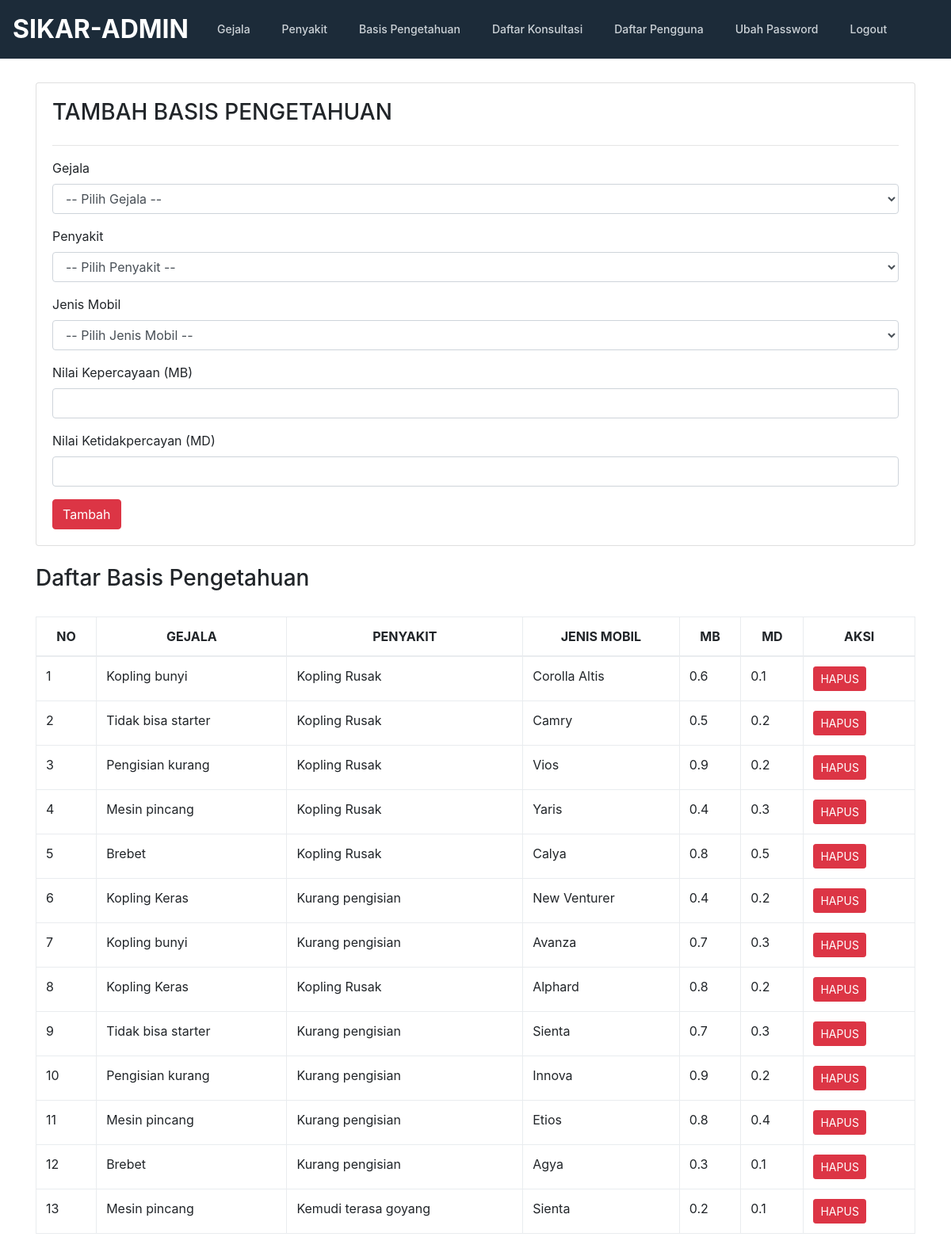
/admin/pengetahuan.php, run on an earlier commit of the app's database.
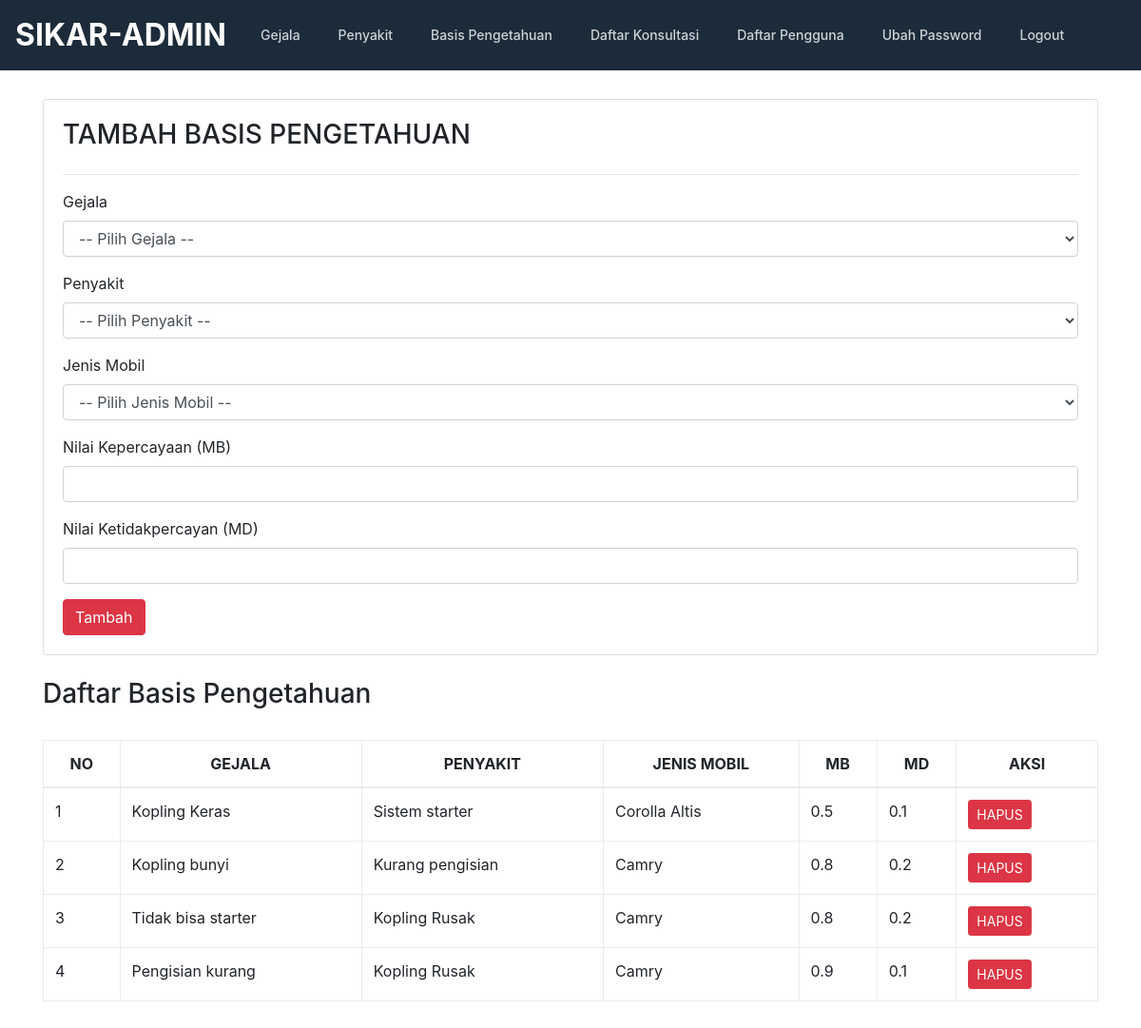
And on a later commit of the database.
### tables this page shows
CREATE TABLE `pengetahuan` (
  `id_pengetahuan` int(11) NOT NULL,
  `kode_penyakit` varchar(10) NOT NULL,
  `id_gejala` int(12) NOT NULL,
  `id_jenis_mobil` int(11) NOT NULL,
  `mb` float NOT NULL,
  `md` float NOT NULL
);

CREATE TABLE `gejala` (
  `id_gejala` int(12) NOT NULL,
  `gejala` varchar(100) NOT NULL
);

CREATE TABLE `penyakit` (
  `id_penyakit` int(12) NOT NULL,
  `kode_penyakit` varchar(100) NOT NULL,
  `nama_penyakit` varchar(100) NOT NULL,
  `saran` text,
  `biaya_service` int(10) NOT NULL
);

CREATE TABLE `ref_jenis_mobil` (
  `id_jenis_mobil` int(11) NOT NULL,
  `nama_mobil` varchar(50) NOT NULL
);

### admin/pengetahuan.php (the view, shortened to what this page needs)
<!doctype html>
<html lang="en">
  <head>
    <link href="../css/bootstrap.min.css" rel="stylesheet">
    <link href="../css/style.css" rel="stylesheet">
    <link href="../css/jquery.dataTables.min.css" rel="stylesheet"/>
  </head>
  <body>
    <?php include "header.php"; ?>
    <section>
      <div class="container">
        <div class="row">
            <div class="col-md-12">
              <div class="card" style="padding:20px">
                <h3>TAMBAH BASIS PENGETAHUAN</h3>
                <hr/>
                <form action="prosestambahpengetahuan.php" method="POST">
                    <div class="form-group">
                        <label>Gejala</label>
                        <select name="id_gejala" class="form-control">
                          <option>-- Pilih Gejala --</option>
                        </select>
                    </div>
                    <div class="form-group">
                        <label>Penyakit</label>
                        <select name="kode_penyakit" class="form-control">
                          <option>-- Pilih Penyakit --</option>
                            </select>
                    </div>
                    <div class="form-group">
                        <label>Jenis Mobil</label>
                        <select name="id_jenis_mobil" class="form-control">
                          <option>-- Pilih Jenis Mobil --</option>
                            </select>
                    </div>
                    <div class="form-group">
                        <label>Nilai Kepercayaan (MB)</label>
                        <input type="number" step="0.01" name="mb" class="form-control" />
                    </div>
                    <div class="form-group">
                        <label>Nilai Ketidakpercayan (MD)</label>
                        <input type="number" step="0.01" name="md" class="form-control" />
                    </div>
                    <button type="submit" class="btn btn-md btn-danger">Tambah</button>
                </form>
              </div>
              <br/>
              <h3>Daftar Basis Pengetahuan</h3>
              <br/>
              <div class="row">
                <div class="col-md-12">
                  <table class="table table-bordered table-hover" id="gejala" class="display" style="width:100%">
                    <thead>
                      <tr>
                        <th><center>NO</center></th>
                        <th><center>GEJALA</center></th>
                        <th><center>PENYAKIT</center></th>
                        <th><center>JENIS MOBIL</center></th>
                        <th><center>MB</center></th>
                        <th><center>MD</center></th>
                        <th><center>AKSI</center></th>
                      </tr>
                    </thead>
                    <tbody>
                      <?php
                        include "../conn.php";
                        $query = mysqli_query($koneksi,"SELECT * FROM pengetahuan p
                                          JOIN gejala g ON p.id_gejala = g.id_gejala
                                          JOIN penyakit pyt ON p.kode_penyakit = pyt.kode_penyakit
                                          JOIN ref_jenis_mobil rjm ON p.id_jenis_mobil = rjm.id_jenis_mobil
                                          ORDER BY id_pengetahuan ASC");
                        $no=0;
                        while ($data=mysqli_fetch_array($query)) {
                            $no++;
                      ?>
                      <tr>
                          <td><?php echo $no; ?></td>
                          <td><?php echo $data['gejala']; ?></td>
                          <td><?php echo $data['nama_penyakit']; ?></td>
                          <td><?php echo $data['nama_mobil']; ?></td>
                          <td><?php echo $data['mb']; ?></td>
                          <td><?php echo $data['md']; ?></td>
                          <td>
                              <a  href="hapuspengetahuan.php?id=<?php echo $data['id_pengetahuan']; ?>" class="btn btn-sm btn-danger">HAPUS</a>
                          </td>
                      </tr>
                      <?php } ?>
                    </tbody>
                  </table>
                </div>
              </div>
            </div>
        </div>
      </div>
    </section>
  </body>
</html>

### admin/header.php (shortened to what this page needs)
<header class="masthead">
  <nav class="navbar navbar-expand-md navbar-light rounded">
    <a class="navbar-brand" href="index.php">SIKAR-ADMIN</a>
    <div class="collapse navbar-collapse ml-auto" id="navbarCollapse">
      <ul class="navbar-nav text-md-center">
        <li class="nav-item">
          <a class="nav-link" href="gejala.php">Gejala</a>
        </li>
        <li class="nav-item dropdown">
          <a class="nav-link" href="penyakit.php">Penyakit</a>
        </li>
        <li class="nav-item dropdown">
          <a class="nav-link" href="pengetahuan.php">Basis Pengetahuan</a>
        </li>
        <li class="nav-item dropdown">
          <a class="nav-link" href="konsultasi.php">Daftar Konsultasi</a>
        </li>
        <li class="nav-item dropdown">
          <a class="nav-link" href="pengguna.php">Daftar Pengguna</a>
        </li>
        <li class="nav-item dropdown">
          <a class="nav-link" href="ubah.php">Ubah Password</a>
        </li>
        <li class="nav-item dropdown">
          <a class="nav-link" href="logout.php">Logout</a>
        </li>
      </ul>
    </div>
  </nav>
</header>

### css/style.css (style rules this page uses)
.container { position: relative; overflow: hidden; }
.masthead { background:#1c2b39; }
.navbar-light .navbar-brand,.navbar-light .navbar-brand:hover { color: white; font-weight:700; font-size: 2rem; }
.masthead .navbar-light .navbar-nav > li > a { font-size: 14px; line-height: 22px; display: block; color: #cdd3d8; padding: 14px 0 17px 0; font-weight: 500; text-transform: capitalize; margin: 0 20px; border-top: 3px solid transparent; }
section { padding:30px 0; }

What changed in the data, as far as the page shows it:
removed pengetahuan: id_gejala.gejala "Mesin pincang", penyakit.nama_penyakit "Kopling Rusak", id_jenis_mobil.nama_mobil "Yaris", mb "0.4", md "0.3"
removed pengetahuan: id_gejala.gejala "Brebet", penyakit.nama_penyakit "Kopling Rusak", id_jenis_mobil.nama_mobil "Calya", mb "0.8", md "0.5"
removed pengetahuan: id_gejala.gejala "Kopling Keras", penyakit.nama_penyakit "Kurang pengisian", id_jenis_mobil.nama_mobil "New Venturer", mb "0.4", md "0.2"
removed pengetahuan: id_gejala.gejala "Kopling bunyi", penyakit.nama_penyakit "Kurang pengisian", id_jenis_mobil.nama_mobil "Avanza", mb "0.7", md "0.3"
removed pengetahuan: id_gejala.gejala "Kopling Keras", penyakit.nama_penyakit "Kopling Rusak", id_jenis_mobil.nama_mobil "Alphard", mb "0.8", md "0.2"
removed pengetahuan: id_gejala.gejala "Tidak bisa starter", penyakit.nama_penyakit "Kurang pengisian", id_jenis_mobil.nama_mobil "Sienta", mb "0.7", md "0.3"
removed pengetahuan: id_gejala.gejala "Pengisian kurang", penyakit.nama_penyakit "Kurang pengisian", id_jenis_mobil.nama_mobil "Innova", mb "0.9", md "0.2"
removed pengetahuan: id_gejala.gejala "Mesin pincang", penyakit.nama_penyakit "Kurang pengisian", id_jenis_mobil.nama_mobil "Etios", mb "0.8", md "0.4"
removed pengetahuan: id_gejala.gejala "Brebet", penyakit.nama_penyakit "Kurang pengisian", id_jenis_mobil.nama_mobil "Agya", mb "0.3", md "0.1"
removed pengetahuan: id_gejala.gejala "Mesin pincang", penyakit.nama_penyakit "Kemudi terasa goyang", id_jenis_mobil.nama_mobil "Sienta", mb "0.2", md "0.1"
added pengetahuan: id_gejala.gejala "Kopling Keras", penyakit.nama_penyakit "Sistem starter", id_jenis_mobil.nama_mobil "Corolla Altis", mb "0.5", md "0.1"
changed pengetahuan "Kopling bunyi": penyakit.nama_penyakit "Kopling Rusak" → "Kurang pengisian"; id_jenis_mobil.nama_mobil "Corolla Altis" → "Camry"; mb "0.6" → "0.8"; md "0.1" → "0.2"
changed pengetahuan "Tidak bisa starter": mb "0.5" → "0.8"
changed pengetahuan "Pengisian kurang": id_jenis_mobil.nama_mobil "Vios" → "Camry"; md "0.2" → "0.1"
